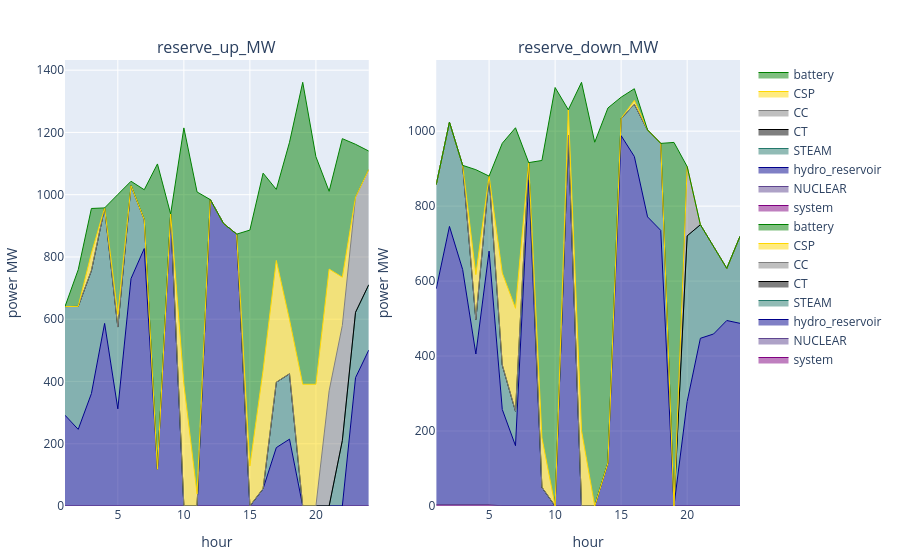

This figure's notebook cell:
### Code cell
# p1 = plot_reserve_by_fieldy(reserve_uc_, :reserve_up_MW, :resource)
dissagregate_by_battery = false
if !dissagregate_by_battery
    p2 = plot_reserve(reserve_uc)
else
    p1 = plot_reserve_by_fieldy(s_uc.reserve[(s_uc.reserve.configuration .== config_) .&  (s_uc.reserve.day .== day_) .&  (s_uc.reserve.resource .== "battery"),:], :reserve_up_MW, :r_id)
    p2 = plot_reserve_by_fieldy(s_uc.reserve[(s_uc.reserve.configuration .== config_) .&  (s_uc.reserve.day .== day_) .&  (s_uc.reserve.resource .== "battery"),:], :reserve_down_MW, :r_id)
    [p1 p2]
end

### Figure 1 — Plotly figure (JSON) as saved in the notebook; plotly's stock layout.template omitted (floating-point values rounded to 4 significant figures)
{"data": [{"line": {"color": "purple", "shape": "line", "width": 1}, "mode": "lines", "name": "system", "stackgroup": 1, "type": "scatter", "x": [1, 2, 3, 4, 5, 6, 7, 8, 9, 10, 11, 12, 13, 14, 15, 16, 17, 18, 19, 20, 21, 22, 23, 24], "xaxis": "x1", "y": [null, null, null, null, null, null, null, null, null, null, null, null, null, null, null, null, null, null, null, null, null, null, null, null], "yaxis": "y1"}, {"line": {"color": "rgba(95, 70, 144, 1)", "shape": "line", "width": 1}, "mode": "lines", "name": "NUCLEAR", "stackgroup": 1, "type": "scatter", "x": [1, 2, 3, 4, 5, 6, 7, 8, 9, 10, 11, 12, 13, 14, 15, 16, 17, 18, 19, 20, 21, 22, 23, 24], "xaxis": "x1", "y": [0, 0, 0, 0, 0, 0, 0, 0, 0, 0, 0, 0, 0, 0, 0, 0, 0, 0, 0, 0, 0, 0, 0, 0], "yaxis": "y1"}, {"line": {"color": "darkblue", "shape": "line", "width": 1}, "mode": "lines", "name": "hydro_reservoir", "stackgroup": 1, "type": "scatter", "x": [1, 2, 3, 4, 5, 6, 7, 8, 9, 10, 11, 12, 13, 14, 15, 16, 17, 18, 19, 20, 21, 22, 23, 24], "xaxis": "x1", "y": [291.6, 246.1, 361.2, 586.5, 312, 730.5, 827.1, 117.9, 938.0, 0, 0, 984.1, 907.6, 873.2, 0, 55.6, 187.6, 214.7, 0, 0, 0, 0, 412.2, 500.7], "yaxis": "y1"}, {"line": {"color": "rgba(36, 121, 108, 1)", "shape": "line", "width": 1}, "mode": "lines", "name": "STEAM", "stackgroup": 1, "type": "scatter", "x": [1, 2, 3, 4, 5, 6, 7, 8, 9, 10, 11, 12, 13, 14, 15, 16, 17, 18, 19, 20, 21, 22, 23, 24], "xaxis": "x1", "y": [349.0, 395.0, 395.0, 371.0, 262.9, 298.2, 93, 0, 0, 0, 0, 0, 0, 0, 0, 0, 210, 210, 0, 0, 0, 210, 210, 210], "yaxis": "y1"}, {"line": {"color": "black", "shape": "line", "width": 1}, "mode": "lines", "name": "CT", "stackgroup": 1, "type": "scatter", "x": [1, 2, 3, 4, 5, 6, 7, 8, 9, 10, 11, 12, 13, 14, 15, 16, 17, 18, 19, 20, 21, 22, 23, 24], "xaxis": "x1", "y": [0, 0, 0, 0, 0, 0, 0, 0, 0, 0, 0, 0, 0, 0, 0, 0, 0, 0, 0, 0, 0, 0, 0, 0], "yaxis": "y1"}, {"line": {"color": "grey", "shape": "line", "width": 1}, "mode": "lines", "name": "CC", "stackgroup": 1, "type": "scatter", "x": [1, 2, 3, 4, 5, 6, 7, 8, 9, 10, 11, 12, 13, 14, 15, 16, 17, 18, 19, 20, 21, 22, 23, 24], "xaxis": "x1", "y": [0, 0, 0, 0, 0, 0, 0, 0, 0, 0, 0, 0, 0, 0, 0, 0, 0, 0, 0, 0, 370.0, 370.0, 370.0, 370.0], "yaxis": "y1"}, {"line": {"color": "gold", "shape": "line", "width": 1}, "mode": "lines", "name": "CSP", "stackgroup": 1, "type": "scatter", "x": [1, 2, 3, 4, 5, 6, 7, 8, 9, 10, 11, 12, 13, 14, 15, 16, 17, 18, 19, 20, 21, 22, 23, 24], "xaxis": "x1", "y": [0, 0, 55.83, 0, 40.29, 0, 0, 0, 0, 391, 38.73, 0, 0, 0, 128.2, 380.4, 391, 173.7, 391, 391, 391, 154.9, 0, 0], "yaxis": "y1"}, {"line": {"color": "green", "shape": "line", "width": 1}, "mode": "lines", "name": "battery", "stackgroup": 1, "type": "scatter", "x": [1, 2, 3, 4, 5, 6, 7, 8, 9, 10, 11, 12, 13, 14, 15, 16, 17, 18, 19, 20, 21, 22, 23, 24], "xaxis": "x1", "y": [0, 117.8, 143.7, 0, 385.5, 14.42, 95.81, 980.9, 0, 823.5, 970, 0, 0, 0, 758.1, 633.2, 228.4, 570, 970, 731.1, 249.8, 445.1, 169.7, 59.47], "yaxis": "y1"}, {"line": {"color": "purple", "shape": "line", "width": 1}, "mode": "lines", "name": "system", "stackgroup": 1, "type": "scatter", "x": [1, 2, 3, 4, 5, 6, 7, 8, 9, 10, 11, 12, 13, 14, 15, 16, 17, 18, 19, 20, 21, 22, 23, 24], "xaxis": "x2", "y": [null, null, null, null, null, null, null, null, null, null, null, null, null, null, null, null, null, null, null, null, null, null, null, null], "yaxis": "y2"}, {"line": {"color": "rgba(95, 70, 144, 1)", "shape": "line", "width": 1}, "mode": "lines", "name": "NUCLEAR", "stackgroup": 1, "type": "scatter", "x": [1, 2, 3, 4, 5, 6, 7, 8, 9, 10, 11, 12, 13, 14, 15, 16, 17, 18, 19, 20, 21, 22, 23, 24], "xaxis": "x2", "y": [4, 4, 4, 4, 4, 0, 0, 0, 0, 0, 0, 0, 0, 0, 0, 0, 0, 0, 0, 0, 0, 0, 0, 0], "yaxis": "y2"}, {"line": {"color": "darkblue", "shape": "line", "width": 1}, "mode": "lines", "name": "hydro_reservoir", "stackgroup": 1, "type": "scatter", "x": [1, 2, 3, 4, 5, 6, 7, 8, 9, 10, 11, 12, 13, 14, 15, 16, 17, 18, 19, 20, 21, 22, 23, 24], "xaxis": "x2", "y": [575.5, 741.9, 626.8, 401.5, 676, 257.5, 160.9, 870.1, 50.04, 0, 988, 0, 0, 114.8, 988, 932.4, 771.4, 735.3, 0, 278.6, 447.4, 458.9, 494.9, 487.3], "yaxis": "y2"}, {"line": {"color": "rgba(36, 121, 108, 1)", "shape": "line", "width": 1}, "mode": "lines", "name": "STEAM", "stackgroup": 1, "type": "scatter", "x": [1, 2, 3, 4, 5, 6, 7, 8, 9, 10, 11, 12, 13, 14, 15, 16, 17, 18, 19, 20, 21, 22, 23, 24], "xaxis": "x2", "y": [278.0, 278.0, 278.0, 92.0, 200.1, 118.8, 92.0, 46.0, 0, 0, 0, 0, 0, 0, 46.0, 139.0, 232.0, 232.0, 0, 442.0, 303, 232.0, 139.0, 232.0], "yaxis": "y2"}, {"line": {"color": "black", "shape": "line", "width": 1}, "mode": "lines", "name": "CT", "stackgroup": 1, "type": "scatter", "x": [1, 2, 3, 4, 5, 6, 7, 8, 9, 10, 11, 12, 13, 14, 15, 16, 17, 18, 19, 20, 21, 22, 23, 24], "xaxis": "x2", "y": [0, 0, 0, 0, 0, 0, 0, 0, 0, 0, 0, 0, 0, 0, 0, 0, 0, 0, 0, 0, 0, 0, 0, 0], "yaxis": "y2"}, {"line": {"color": "grey", "shape": "line", "width": 1}, "mode": "lines", "name": "CC", "stackgroup": 1, "type": "scatter", "x": [1, 2, 3, 4, 5, 6, 7, 8, 9, 10, 11, 12, 13, 14, 15, 16, 17, 18, 19, 20, 21, 22, 23, 24], "xaxis": "x2", "y": [0, 0, 0, 0, 0, 0, 0, 0, 0, 0, 0, 0, 0, 0, 0, 0, 0, 0, 0, 185.0, 0, 0, 0, 0], "yaxis": "y2"}, {"line": {"color": "gold", "shape": "line", "width": 1}, "mode": "lines", "name": "CSP", "stackgroup": 1, "type": "scatter", "x": [1, 2, 3, 4, 5, 6, 7, 8, 9, 10, 11, 12, 13, 14, 15, 16, 17, 18, 19, 20, 21, 22, 23, 24], "xaxis": "x2", "y": [0, 0, 0, 119.8, 0, 245.3, 274.5, 0, 132.3, 0, 69.08, 201.0, 0, 0, 0, 10.64, 0, 0, 0, 0, 0, 0, 0, 0], "yaxis": "y2"}, {"line": {"color": "green", "shape": "line", "width": 1}, "mode": "lines", "name": "battery", "stackgroup": 1, "type": "scatter", "x": [1, 2, 3, 4, 5, 6, 7, 8, 9, 10, 11, 12, 13, 14, 15, 16, 17, 18, 19, 20, 21, 22, 23, 24], "xaxis": "x2", "y": [0, 0, 0, 280.0, 0, 346.1, 481.7, 0, 739.5, 1116.0, 0, 929.4, 970.5, 947.2, 56.68, 31.21, 0, 0, 970, 0, 0, 0, 0, 0], "yaxis": "y2"}], "layout": {"annotations": [{"font": {"size": 16}, "showarrow": false, "text": "reserve_up_MW", "x": 0.225, "xanchor": "center", "xref": "paper", "y": 1, "yanchor": "bottom", "yref": "paper"}, {"font": {"size": 16}, "showarrow": false, "text": "reserve_down_MW", "x": 0.775, "xanchor": "center", "xref": "paper", "y": 1, "yanchor": "bottom", "yref": "paper"}], "margin": {"b": 50, "l": 50, "r": 50, "t": 60}, "xaxis1": {"anchor": "y1", "domain": [0, 0.45], "title": {"text": "hour"}}, "xaxis2": {"anchor": "y2", "domain": [0.55, 1], "title": {"text": "hour"}}, "yaxis1": {"anchor": "x1", "domain": [0, 1], "title": {"text": "power MW"}}, "yaxis2": {"anchor": "x2", "domain": [0, 1], "title": {"text": "power MW"}}}}
